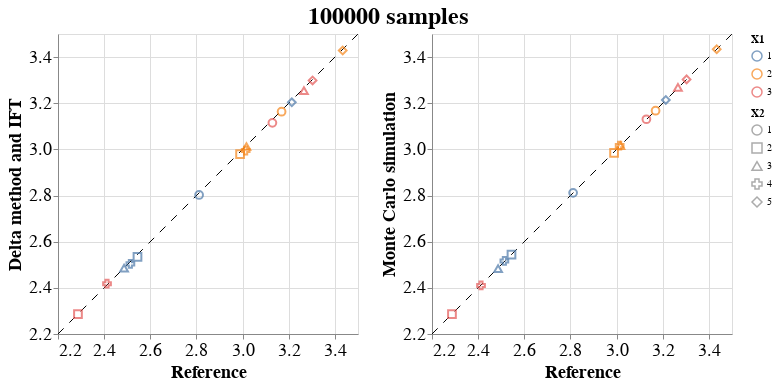

Notebook code cell kept with this figure:
### Markdown cell above
We compare the 97.55% percentiles for both methods.

### Code cell
delta_method = pd.DataFrame({'X1': x1, \
                             'X2': x2, \
                             'delta_method': df_raked.loc[df_raked.Type=='Raked'].Value + \
                                 np.sqrt(np.diag(covariance_0)) * norm.ppf(0.975, 0, 1)})
monte_carlo = pd.DataFrame({'X1': x1, \
                          'X2': x2, \
                          'monte_carlo': np.quantile(beta, 0.975, axis=0)})
reference = pd.DataFrame({'X1': x1, \
                          'X2': x2, \
                          'reference': np.quantile(beta_ref, 0.975, axis=0)})
df = delta_method.merge(
    monte_carlo, how='inner', on=['X1', 'X2']).merge(
    reference, how='inner', on=['X1', 'X2'])

#min_x = min(df['delta_method'].min(), df['monte_carlo'].min(), df['reference'].min())
#max_x = max(df['delta_method'].max(), df['monte_carlo'].max(), df['reference'].max())
min_x = 2.2
max_x = 3.5

points_delta = alt.Chart(df).mark_point(size=60).encode(
    x=alt.X('reference:Q', scale=alt.Scale(domain=[min_x, max_x], zero=False), axis=alt.Axis(title='Reference')),
    y=alt.Y('delta_method:Q', scale=alt.Scale(domain=[min_x, max_x], zero=False), axis=alt.Axis(title='Delta method and IFT')),
    color=alt.Color('X1:N', legend=alt.Legend(title='X1')),
    shape=alt.Shape('X2:N', legend=alt.Legend(title='X2'))
)

points_samples = alt.Chart(df).mark_point(size=60).encode(
    x=alt.X('reference:Q', scale=alt.Scale(domain=[min_x, max_x], zero=False), axis=alt.Axis(title='Reference')),
    y=alt.Y('monte_carlo:Q', scale=alt.Scale(domain=[min_x, max_x], zero=False), axis=alt.Axis(title='Monte Carlo simulation')),
    color=alt.Color('X1:N', legend=alt.Legend(title='X1')),
    shape=alt.Shape('X2:N', legend=alt.Legend(title='X2'))
)

diagonal = alt.Chart().mark_rule(strokeDash=[8, 8]).encode(
    x=alt.value(0),
    x2=alt.value('width'),
    y=alt.value('height'),
    y2=alt.value(0)
)

chart_delta = (diagonal + points_delta)

chart_samples = (diagonal + points_samples)

chart = alt.hconcat(chart_delta, chart_samples).properties(
    title=str(N) + ' samples',
).configure_title(
    anchor='middle',
    fontSize=24
).configure_axis(
    labelFontSize=18,
    titleFontSize=18
)
chart

### Figure 1 — Vega-Lite specification as saved in the notebook (floating-point values rounded to 4 significant figures)
{"config": {"view": {"continuousWidth": 300, "continuousHeight": 300}, "axis": {"labelFontSize": 18, "titleFontSize": 18}, "title": {"anchor": "middle", "fontSize": 24}}, "hconcat": [{"layer": [{"data": {"name": "empty"}, "mark": {"type": "rule", "strokeDash": [8, 8]}, "encoding": {"x": {"value": 0}, "x2": {"value": "width"}, "y": {"value": "height"}, "y2": {"value": 0}}}, {"data": {"name": "data-3262cf860f5549a8d8830b3caa8b4e26"}, "mark": {"type": "point", "size": 60}, "encoding": {"color": {"field": "X1", "legend": {"title": "X1"}, "type": "nominal"}, "shape": {"field": "X2", "legend": {"title": "X2"}, "type": "nominal"}, "x": {"axis": {"title": "Reference"}, "field": "reference", "scale": {"domain": [2.2, 3.5], "zero": false}, "type": "quantitative"}, "y": {"axis": {"title": "Delta method and IFT"}, "field": "delta_method", "scale": {"domain": [2.2, 3.5], "zero": false}, "type": "quantitative"}}}]}, {"layer": [{"data": {"name": "empty"}, "mark": {"type": "rule", "strokeDash": [8, 8]}, "encoding": {"x": {"value": 0}, "x2": {"value": "width"}, "y": {"value": "height"}, "y2": {"value": 0}}}, {"data": {"name": "data-3262cf860f5549a8d8830b3caa8b4e26"}, "mark": {"type": "point", "size": 60}, "encoding": {"color": {"field": "X1", "legend": {"title": "X1"}, "type": "nominal"}, "shape": {"field": "X2", "legend": {"title": "X2"}, "type": "nominal"}, "x": {"axis": {"title": "Reference"}, "field": "reference", "scale": {"domain": [2.2, 3.5], "zero": false}, "type": "quantitative"}, "y": {"axis": {"title": "Monte Carlo simulation"}, "field": "monte_carlo", "scale": {"domain": [2.2, 3.5], "zero": false}, "type": "quantitative"}}}]}], "title": "100000 samples", "$schema": "https://vega.github.io/schema/vega-lite/v5.20.1.json", "datasets": {"empty": [{}], "data-3262cf860f5549a8d8830b3caa8b4e26": [{"X1": 1, "X2": 1, "delta_method": 2.802, "monte_carlo": 2.812, "reference": 2.811}, {"X1": 2, "X2": 1, "delta_method": 3.163, "monte_carlo": 3.167, "reference": 3.169}, {"X1": 3, "X2": 1, "delta_method": 3.115, "monte_carlo": 3.131, "reference": 3.129}, {"X1": 1, "X2": 2, "delta_method": 2.534, "monte_carlo": 2.544, "reference": 2.544}, {"X1": 2, "X2": 2, "delta_method": 2.98, "monte_carlo": 2.985, "reference": 2.989}, {"X1": 3, "X2": 2, "delta_method": 2.287, "monte_carlo": 2.287, "reference": 2.287}, {"X1": 1, "X2": 3, "delta_method": 2.485, "monte_carlo": 2.483, "reference": 2.486}, {"X1": 2, "X2": 3, "delta_method": 3.013, "monte_carlo": 3.016, "reference": 3.017}, {"X1": 3, "X2": 3, "delta_method": 3.254, "monte_carlo": 3.269, "reference": 3.266}, {"X1": 1, "X2": 4, "delta_method": 2.504, "monte_carlo": 2.516, "reference": 2.514}, {"X1": 2, "X2": 4, "delta_method": 2.995, "monte_carlo": 3.016, "reference": 3.013}, {"X1": 3, "X2": 4, "delta_method": 2.418, "monte_carlo": 2.41, "reference": 2.412}, {"X1": 1, "X2": 5, "delta_method": 3.204, "monte_carlo": 3.214, "reference": 3.213}, {"X1": 2, "X2": 5, "delta_method": 3.429, "monte_carlo": 3.434, "reference": 3.434}, {"X1": 3, "X2": 5, "delta_method": 3.299, "monte_carlo": 3.303, "reference": 3.303}]}}
